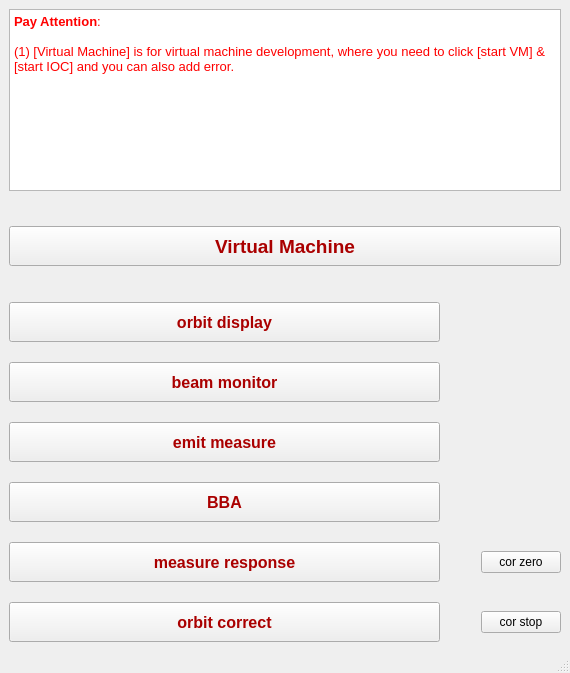
<?xml version="1.0" encoding="UTF-8"?>
<ui version="4.0">
 <class>MainWindow</class>
 <widget class="QMainWindow" name="MainWindow">
  <property name="geometry">
   <rect>
    <x>0</x>
    <y>0</y>
    <width>570</width>
    <height>673</height>
   </rect>
  </property>
  <property name="windowTitle">
   <string>Launcher</string>
  </property>
  <widget class="QWidget" name="centralwidget">
   <property name="sizePolicy">
    <sizepolicy hsizetype="Preferred" vsizetype="Preferred">
     <horstretch>0</horstretch>
     <verstretch>0</verstretch>
    </sizepolicy>
   </property>
   <layout class="QVBoxLayout" name="verticalLayout_2">
    <item>
     <layout class="QGridLayout" name="gridLayout_3">
      <item row="1" column="0">
       <spacer name="verticalSpacer">
        <property name="orientation">
         <enum>Qt::Vertical</enum>
        </property>
        <property name="sizeHint" stdset="0">
         <size>
          <width>20</width>
          <height>40</height>
         </size>
        </property>
       </spacer>
      </item>
      <item row="0" column="0">
       <widget class="QTextEdit" name="textEdit">
        <property name="maximumSize">
         <size>
          <width>16777215</width>
          <height>200</height>
         </size>
        </property>
        <property name="html">
         <string>&lt;!DOCTYPE HTML PUBLIC &quot;-//W3C//DTD HTML 4.0//EN&quot; &quot;http://www.w3.org/TR/REC-html40/strict.dtd&quot;&gt;
&lt;html&gt;&lt;head&gt;&lt;meta name=&quot;qrichtext&quot; content=&quot;1&quot; /&gt;&lt;style type=&quot;text/css&quot;&gt;
p, li { white-space: pre-wrap; }
&lt;/style&gt;&lt;/head&gt;&lt;body style=&quot; font-family:'Sans Serif'; font-size:9pt; font-weight:400; font-style:normal;&quot;&gt;
&lt;p style=&quot; margin-top:0px; margin-bottom:0px; margin-left:0px; margin-right:0px; -qt-block-indent:0; text-indent:0px;&quot;&gt;&lt;span style=&quot; font-size:10pt; font-weight:600; color:#ff0000;&quot;&gt;Pay Attention&lt;/span&gt;&lt;span style=&quot; font-size:10pt; color:#ff0000;&quot;&gt;:&lt;/span&gt;&lt;/p&gt;
&lt;p style=&quot;-qt-paragraph-type:empty; margin-top:0px; margin-bottom:0px; margin-left:0px; margin-right:0px; -qt-block-indent:0; text-indent:0px; font-size:10pt; color:#ff0000;&quot;&gt;&lt;br /&gt;&lt;/p&gt;
&lt;p style=&quot; margin-top:0px; margin-bottom:0px; margin-left:0px; margin-right:0px; -qt-block-indent:0; text-indent:0px;&quot;&gt;&lt;span style=&quot; font-size:10pt; color:#ff0000;&quot;&gt;(1) [Virtual Machine] is for virtual machine development, where you need to click [start VM] &amp;amp; [start IOC] and you can also add error. &lt;/span&gt;&lt;/p&gt;&lt;/body&gt;&lt;/html&gt;</string>
        </property>
       </widget>
      </item>
      <item row="4" column="0">
       <layout class="QGridLayout" name="gridLayout" columnstretch="20,0,0,0">
        <property name="verticalSpacing">
         <number>20</number>
        </property>
        <item row="2" column="0">
         <widget class="QPushButton" name="pushButton_2">
          <property name="minimumSize">
           <size>
            <width>0</width>
            <height>40</height>
           </size>
          </property>
          <property name="styleSheet">
           <string notr="true">QPushButton{

color: rgb(170, 0, 0);

font: bold 12pt;
}</string>
          </property>
          <property name="text">
           <string>emit measure</string>
          </property>
         </widget>
        </item>
        <item row="0" column="0">
         <widget class="QPushButton" name="pushButton">
          <property name="minimumSize">
           <size>
            <width>0</width>
            <height>40</height>
           </size>
          </property>
          <property name="toolTip">
           <string>&lt;html&gt;&lt;head/&gt;&lt;body&gt;&lt;p&gt;&lt;br/&gt;&lt;/p&gt;&lt;/body&gt;&lt;/html&gt;</string>
          </property>
          <property name="whatsThis">
           <string>&lt;html&gt;&lt;head/&gt;&lt;body&gt;&lt;p&gt;&lt;br/&gt;&lt;/p&gt;&lt;/body&gt;&lt;/html&gt;</string>
          </property>
          <property name="styleSheet">
           <string notr="true">QPushButton{

color: rgb(170, 0, 0);

font: bold 12pt;
}</string>
          </property>
          <property name="text">
           <string>orbit display</string>
          </property>
          <property name="default">
           <bool>false</bool>
          </property>
          <property name="flat">
           <bool>false</bool>
          </property>
         </widget>
        </item>
        <item row="4" column="1">
         <spacer name="horizontalSpacer">
          <property name="orientation">
           <enum>Qt::Horizontal</enum>
          </property>
          <property name="sizeHint" stdset="0">
           <size>
            <width>35</width>
            <height>20</height>
           </size>
          </property>
         </spacer>
        </item>
        <item row="4" column="0">
         <widget class="QPushButton" name="measure_response">
          <property name="minimumSize">
           <size>
            <width>0</width>
            <height>40</height>
           </size>
          </property>
          <property name="styleSheet">
           <string notr="true">QPushButton{

color: rgb(170, 0, 0);

font: bold 12pt;
}</string>
          </property>
          <property name="text">
           <string>measure response</string>
          </property>
         </widget>
        </item>
        <item row="5" column="0">
         <widget class="QPushButton" name="orbit_correct">
          <property name="minimumSize">
           <size>
            <width>0</width>
            <height>40</height>
           </size>
          </property>
          <property name="styleSheet">
           <string notr="true">QPushButton{

color: rgb(170, 0, 0);

font: bold 12pt;
}</string>
          </property>
          <property name="text">
           <string>orbit correct</string>
          </property>
         </widget>
        </item>
        <item row="3" column="0">
         <widget class="QPushButton" name="pushButton_4">
          <property name="minimumSize">
           <size>
            <width>0</width>
            <height>40</height>
           </size>
          </property>
          <property name="styleSheet">
           <string notr="true">QPushButton{

color: rgb(170, 0, 0);

font: bold 12pt;
}</string>
          </property>
          <property name="text">
           <string>BBA</string>
          </property>
         </widget>
        </item>
        <item row="1" column="0">
         <widget class="QPushButton" name="pushButton_3">
          <property name="minimumSize">
           <size>
            <width>0</width>
            <height>40</height>
           </size>
          </property>
          <property name="styleSheet">
           <string notr="true">QPushButton{

color: rgb(170, 0, 0);

font: bold 12pt;
}</string>
          </property>
          <property name="text">
           <string>beam monitor</string>
          </property>
         </widget>
        </item>
        <item row="4" column="2">
         <widget class="QPushButton" name="cor_off">
          <property name="text">
           <string>cor zero</string>
          </property>
         </widget>
        </item>
        <item row="5" column="2">
         <widget class="QPushButton" name="cor_stop">
          <property name="text">
           <string>cor stop</string>
          </property>
         </widget>
        </item>
       </layout>
      </item>
      <item row="2" column="0">
       <widget class="QPushButton" name="vmbtn">
        <property name="minimumSize">
         <size>
          <width>0</width>
          <height>40</height>
         </size>
        </property>
        <property name="styleSheet">
         <string notr="true">QPushButton{

color: rgb(170, 0, 0);

font: bold 14pt;
}</string>
        </property>
        <property name="text">
         <string>Virtual Machine</string>
        </property>
       </widget>
      </item>
      <item row="3" column="0">
       <spacer name="verticalSpacer_2">
        <property name="orientation">
         <enum>Qt::Vertical</enum>
        </property>
        <property name="sizeHint" stdset="0">
         <size>
          <width>20</width>
          <height>40</height>
         </size>
        </property>
       </spacer>
      </item>
     </layout>
    </item>
   </layout>
  </widget>
  <widget class="QMenuBar" name="menubar">
   <property name="geometry">
    <rect>
     <x>0</x>
     <y>0</y>
     <width>570</width>
     <height>20</height>
    </rect>
   </property>
  </widget>
  <widget class="QStatusBar" name="statusbar"/>
 </widget>
 <resources/>
 <connections/>
</ui>
